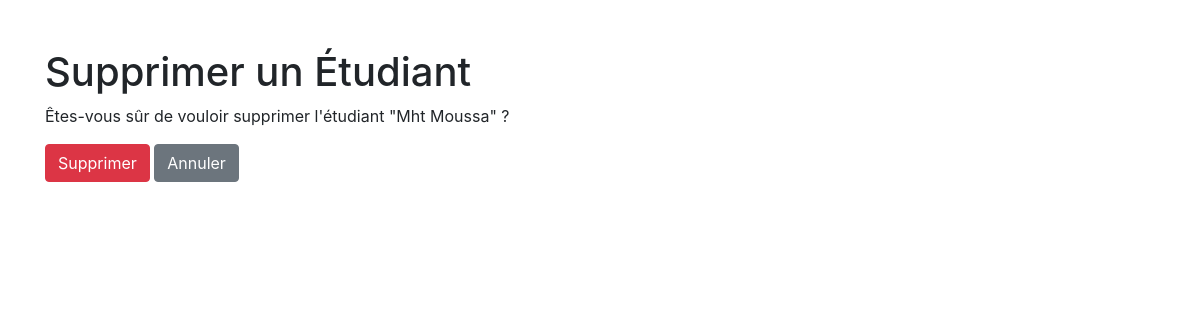
The page /etudiants/supprimer/2/ on the database as committed earlier.
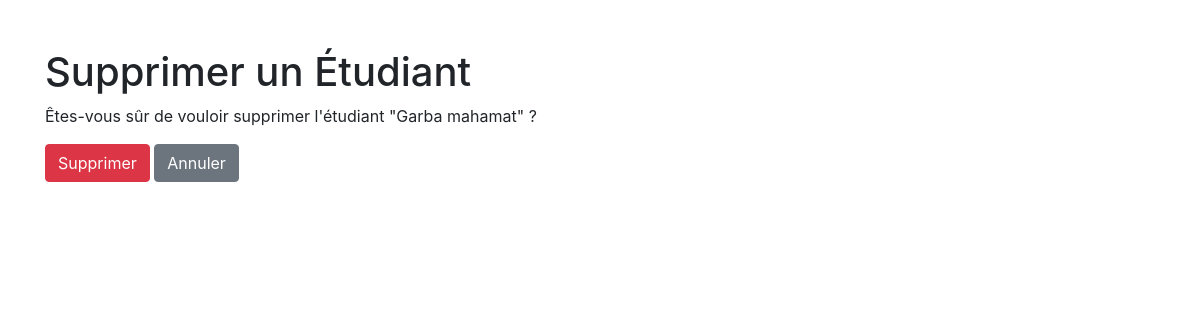
The same page on the database as committed later.
### etudiants/models.py (models this page shows, shortened)
class Etudiant(models.Model):
    nom = models.CharField(max_length=100)
    prenom = models.CharField(max_length=100)
    email = models.EmailField()
    date_naissance = models.DateField()

### etudiants/views.py (the view)
# urls.py: path('supprimer/<int:id>/', views.supprimer_etudiant, name='supprimer_etudiant'),
def supprimer_etudiant(request, id):
    etudiant = get_object_or_404(Etudiant, id=id)
    if request.method == "POST":
        etudiant.delete()
        return redirect('liste_etudiants')
    return render(request, 'etudiants/supprimer_etudiant.html', {'etudiant': etudiant})

### etudiants/templates/etudiants/supprimer_etudiant.html (shortened to what this page needs)
<!DOCTYPE html>
<html lang="fr">
<head>
    <link href="https://stackpath.bootstrapcdn.com/bootstrap/4.5.2/css/bootstrap.min.css" rel="stylesheet">
</head>
<body>
    <div class="container">
        <h1 class="mt-5">Supprimer un Étudiant</h1>
        <p>Êtes-vous sûr de vouloir supprimer l'étudiant "{{ etudiant.prenom }} {{ etudiant.nom }}" ?</p>
        <form method="post">
            <button type="submit" class="btn btn-danger">Supprimer</button>
            <a href="{% url 'liste_etudiants' %}" class="btn btn-secondary">Annuler</a>
        </form>
    </div>
</body>
</html>

Rows that differ between the two databases and show on the page:
changed Etudiant: prenom "Mht" → "Garba"; nom "Moussa" → "mahamat"
